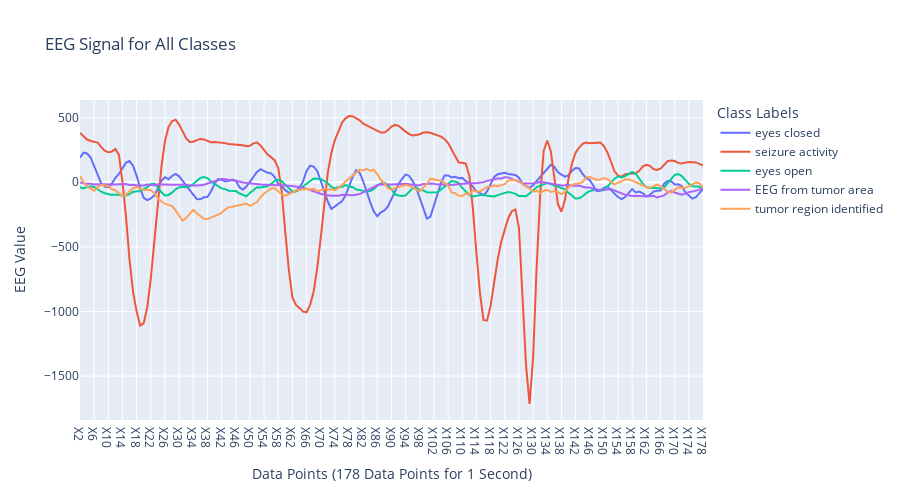

The notebook cell this image was saved under:
### Code cell
# Create a figure
fig = go.Figure()

# Assuming df has a 'y' column for labels and rest are data
unique_classes = df['y'].unique()

# Loop through each class and plot the sample data
for label in unique_classes:
    class_data = df[df['y'] == label]  # Get data for the current class
    sample_index = 0  # Adjust this to select different samples if needed
    sample_data = class_data.iloc[sample_index]

    # Add the trace for this class
    fig.add_trace(go.Scatter(
        x=sample_data.index[1:-1],  # Exclude the label and last column (if it's the target variable)
        y=sample_data.values[1:-1],  # Exclude the label and last column (if it's the target variable)
        mode='lines',
        name=label
    ))

# Set the plot title and labels
fig.update_layout(
    title='EEG Signal for All Classes',
    xaxis_title='Data Points (178 Data Points for 1 Second)',
    yaxis_title='EEG Value',
    legend_title='Class Labels',
    width=900,
    height=500
)

# Display the plot
fig.show()

### Figure 1 — Plotly figure (JSON) as saved in the notebook; plotly's stock layout.template omitted (floating-point values rounded to 4 significant figures; data arrays with more than 128 entries replaced by an {"elided": "..."} marker saying what was removed)
{"data": [{"mode": "lines", "name": "eyes closed", "type": "scatter", "x": {"elided": "177 str values"}, "y": {"elided": "177 int values"}}, {"mode": "lines", "name": "seizure activity", "type": "scatter", "x": {"elided": "177 str values"}, "y": {"elided": "177 int values"}}, {"mode": "lines", "name": "eyes open", "type": "scatter", "x": {"elided": "177 str values"}, "y": {"elided": "177 int values"}}, {"mode": "lines", "name": "EEG from tumor area", "type": "scatter", "x": {"elided": "177 str values"}, "y": {"elided": "177 int values"}}, {"mode": "lines", "name": "tumor region identified", "type": "scatter", "x": {"elided": "177 str values"}, "y": {"elided": "177 int values"}}], "layout": {"height": 500, "legend": {"title": {"text": "Class Labels"}}, "title": {"text": "EEG Signal for All Classes"}, "width": 900, "xaxis": {"title": {"text": "Data Points (178 Data Points for 1 Second)"}}, "yaxis": {"title": {"text": "EEG Value"}}}}
